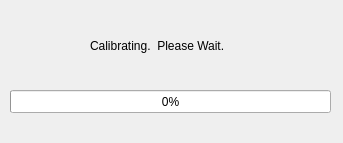
<?xml version="1.0" encoding="UTF-8"?>
<ui version="4.0">
 <class>CalibrateDialog</class>
 <widget class="QDialog" name="CalibrateDialog">
  <property name="windowModality">
   <enum>Qt::ApplicationModal</enum>
  </property>
  <property name="geometry">
   <rect>
    <x>0</x>
    <y>0</y>
    <width>343</width>
    <height>143</height>
   </rect>
  </property>
  <property name="windowTitle">
   <string>Calibrating...</string>
  </property>
  <property name="modal">
   <bool>true</bool>
  </property>
  <widget class="QProgressBar" name="progressBar">
   <property name="geometry">
    <rect>
     <x>10</x>
     <y>90</y>
     <width>321</width>
     <height>23</height>
    </rect>
   </property>
   <property name="value">
    <number>0</number>
   </property>
   <property name="alignment">
    <set>Qt::AlignCenter</set>
   </property>
  </widget>
  <widget class="QLabel" name="label">
   <property name="geometry">
    <rect>
     <x>90</x>
     <y>20</y>
     <width>161</width>
     <height>51</height>
    </rect>
   </property>
   <property name="text">
    <string>Calibrating.  Please Wait.</string>
   </property>
  </widget>
 </widget>
 <resources/>
 <connections/>
</ui>
